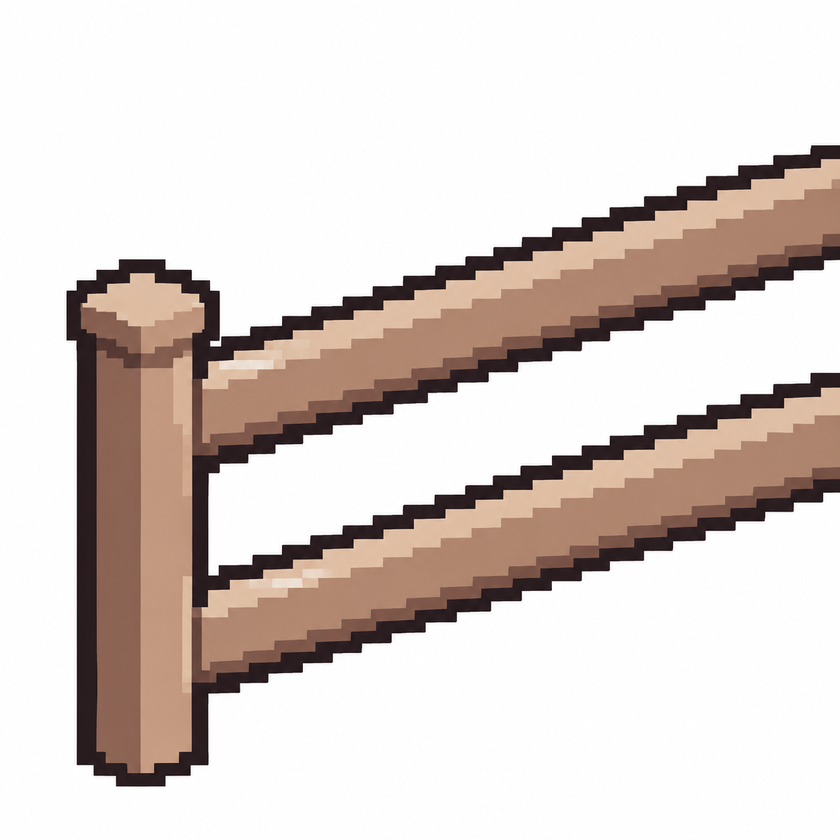
#> input picture ProjectTycoon/Assets/Sprites/World/Source~/fence_ref.png, 840 x 840 px, shrunk from 1254 x 1254 before the run
$ python make_sprite.py fence_ref.png fence_ref.png 5 1.0
#> lines starting #> are read from the running program, lines starting #| are printed output that depends on the picture; after the words box and inside, x2 and y2 are one past the last pixel; in counts of white or black regions, pixels touching at a corner belong together
# -*- coding: utf-8 -*-
# 서 있는 물체 스프라이트: Codex 생성물(흰 배경) → 흰 배경 투명(모서리에서 이어진 부분만) → 팔레트 정규화 → 내용 크롭 → 목표 높이로 최근접 축소
# 사용: make_sprite.py <원본.png> <출력.png> <목표 높이 px> [팔레트 문턱=0.004]
from PIL import Image
import numpy as np, sys
from collections import deque
SRC, OUT, HEIGHT = sys.argv[1], sys.argv[2], int(sys.argv[3])
TH = float(sys.argv[4]) if len(sys.argv) > 4 else 0.004
img = Image.open(SRC).convert('RGBA'); a = np.asarray(img).astype(int); H, W = a.shape[:2]
#> after `H, W = a.shape[:2]`: H = 840; W = 840
near = (np.abs(a[..., :3] - 255).sum(2) < 60) & (a[..., 3] > 0)
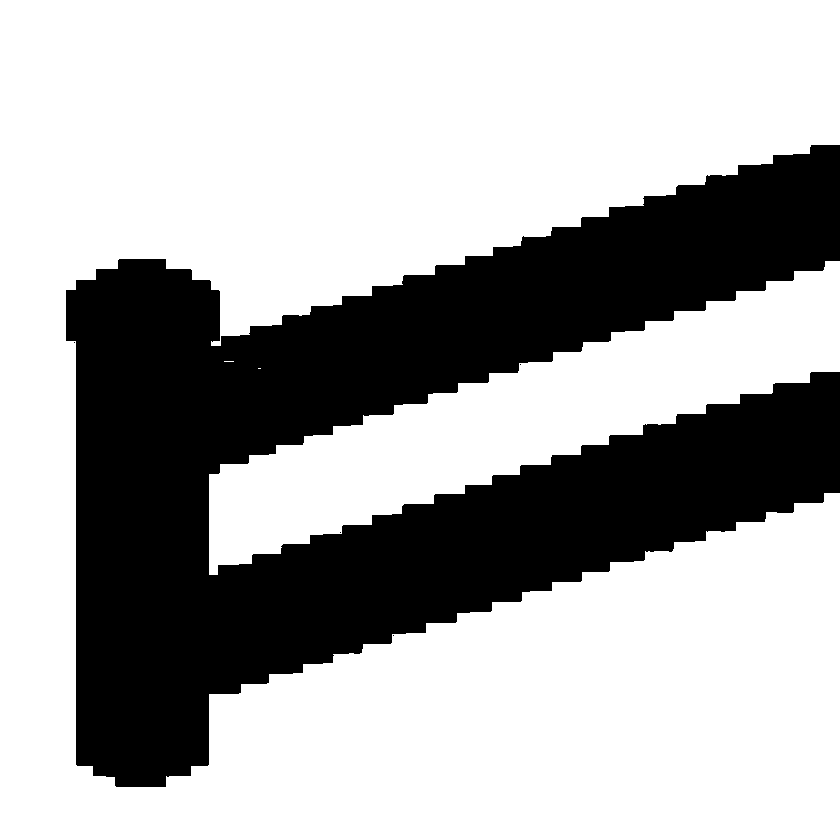
#> near: shape (840, 840) bool; 67.7% white; 5 black regions (4 under 20 px), largest, box (x1, y1, x2, y2) and area: (66, 145, 840, 787) 227761
bg = np.zeros((H, W), bool); q = deque()
for y in range(H):
    for x in (0, W - 1):
        if near[y, x] and not bg[y, x]: bg[y, x] = True; q.append((y, x))
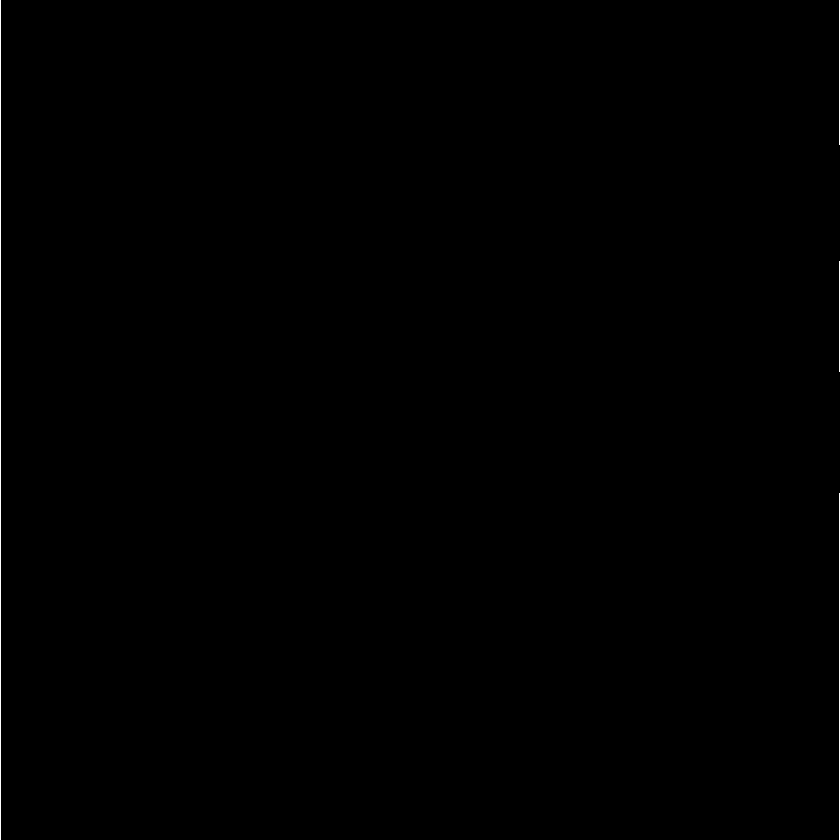
#> bg: shape (840, 840) bool; 0.2% white in thin lines or dots
for x in range(W):
    for y in (0, H - 1):
        if near[y, x] and not bg[y, x]: bg[y, x] = True; q.append((y, x))
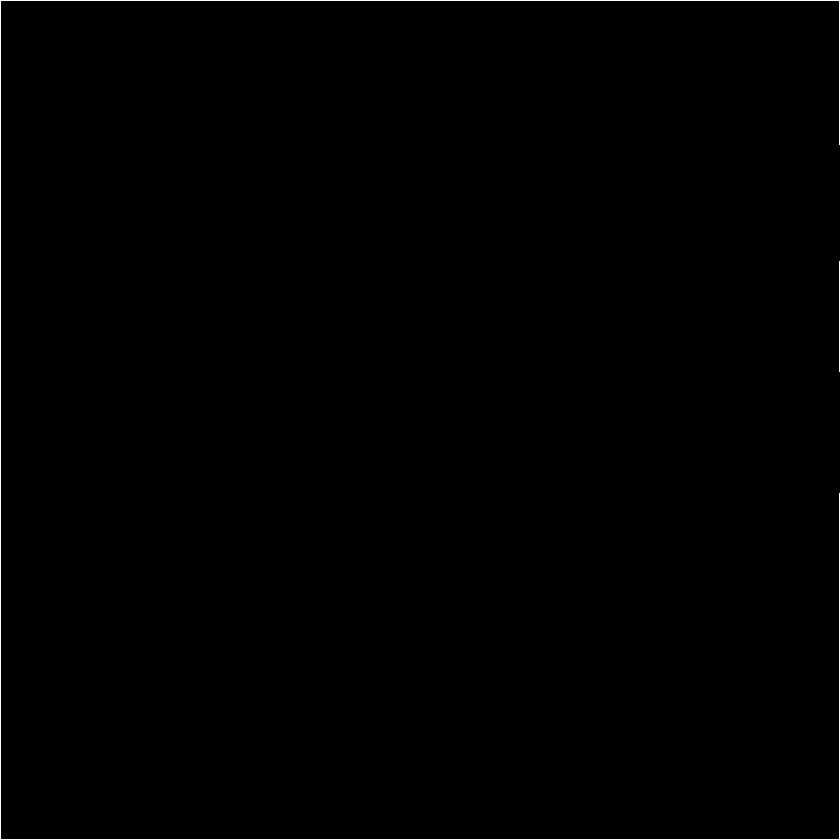
#> bg: shape (840, 840) bool; 0.44% white in thin lines or dots
while q:
    y, x = q.popleft()
    for ny, nx in ((y - 1, x), (y + 1, x), (y, x - 1), (y, x + 1)):
        if 0 <= ny < H and 0 <= nx < W and near[ny, nx] and not bg[ny, nx]:
            bg[ny, nx] = True; q.append((ny, nx))
#> bg: shape (840, 840) bool; 67.7% white; 5 black regions (4 under 20 px), largest, box (x1, y1, x2, y2) and area: (66, 145, 840, 787) 227774
alpha = (a[..., 3] >= 128) & ~bg
ys, xs = np.nonzero(alpha)
y0, y1, x0, x1 = ys.min(), ys.max() + 1, xs.min(), xs.max() + 1
#> y0 = 145; y1 = 787; x0 = 66; x1 = 840
crop = a[y0:y1, x0:x1]; calpha = alpha[y0:y1, x0:x1]
#> after `crop = a[y0:y1, x0:x1]`:
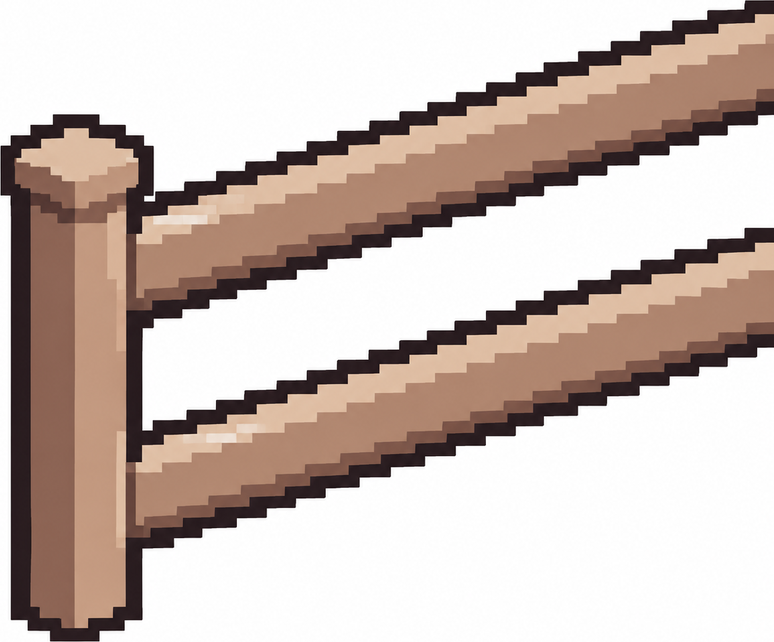
#> crop: shape (642, 774, 4) int64; mean R, G, B, A 202.5, 188.2, 181.5, 255
#> after `calpha = alpha[y0:y1, x0:x1]`:
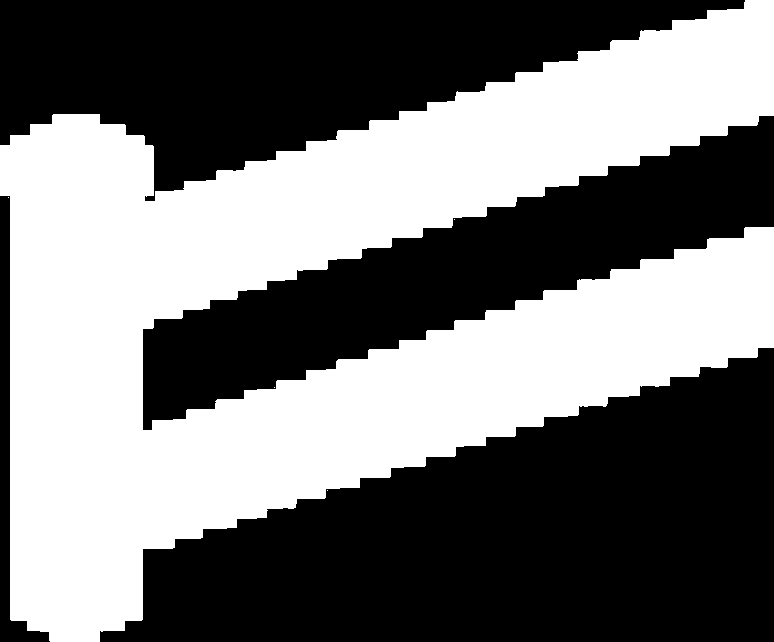
#> calpha: shape (642, 774) bool; 45.8% white; 5 white regions (4 under 20 px), largest, box (x1, y1, x2, y2) and area: (0, 0, 774, 642) 227774
full = crop[..., :3][calpha] // 12 * 12
cols, counts = np.unique(full, axis=0, return_counts=True)
#> cols = 197 rows, first 8: [0, 0, 0], [12, 0, 0], [12, 0, 12], [12, 12, 12], [24, 0, 0], [24, 0, 12], [24, 12, 12], [24, 12, 24]; counts = 197 values, max 52079 at index 111, min 1 at index 8, mean 1156.2
order = np.argsort(-counts); pal = []
#> after `order = np.argsort(-counts)`: order = 197 values, max 196 at index 165, min 0 at index 137, mean 98
for i in order:
    if counts[i] < full.shape[0] * TH: break
    c = cols[i].astype(int)
    if all(np.abs(c - p).sum() > 30 for p in pal): pal.append(c)
#> this loop made 1 pass
#> i on pass 1: 111
#> after the loop, pal = []
pal = np.array(pal); print('palette', [tuple(int(v) for v in c) for c in pal])
#> after `pal = np.array(pal)`: pal = empty array
#| palette []
ch, cw = crop.shape[:2]
#> ch = 642; cw = 774
scale = HEIGHT / ch; tw = max(1, int(round(cw * scale)))
#> after `scale = HEIGHT / ch`: scale = 0.00779
#> after `tw = max(1, int(round(cw * scale)))`: tw = 6
iy = ((np.arange(HEIGHT) + 0.5) / scale).astype(int).clip(0, ch - 1)
#> iy = [64, 192, 321, 449, 577]
ix = ((np.arange(tw) + 0.5) / scale).astype(int).clip(0, cw - 1)
#> ix = [64, 192, 321, 449, 577, 706]
sm = crop[iy][:, ix][..., :3]; sa = calpha[iy][:, ix]
#> after `sa = calpha[iy][:, ix]`: sa = [[False, False, False, False, True, True], [True, True, True, True, False, False], [True, False, False, False, True, True], [True, True, True, True, False, False], [True, False, False, False, False, False]]
#> (the run stopped early here; a loop or call above may not have finished)
